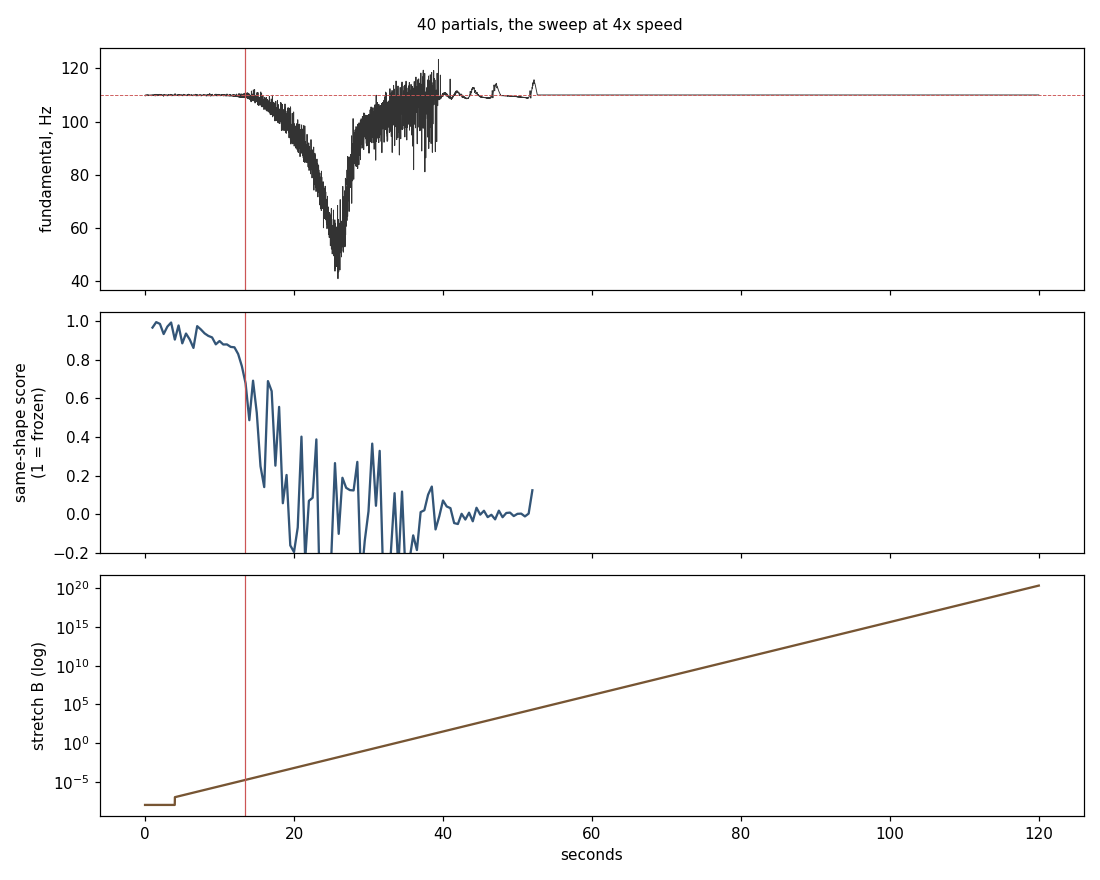

Python code for this plot:
#!/usr/bin/env python3
"""The living zone, high resolution: 40 partials, 40 outside voices.
Stretch hits partial n roughly as B*n^3, so the top of a 40-partial tone feels
it ~300x sooner than partial 6 did. The sweep is therefore exponential: B doubles
at a steady rate (equal time per doubling), after a 4 s harmonic hold.
Integrated at audio rate (partial 40 runs at several kHz). Each partial keeps its
own phase: dp_n/dt = r_n(t) * dtheta/dt.
Writes sweep4x-singer-alone.wav, sweep4x-with-voices.wav, sweep40.png, sweep4x-report.json."""
import numpy as np, json, matplotlib; matplotlib.use("Agg"); import matplotlib.pyplot as plt
from scipy.io import wavfile
SR, F0, N, K, SECS, HOLD = 44100, 110.0, 40, 6.0, 120.0, 4.0
B_LO = 1e-7; B_HI = B_LO*(2e-4/1e-7)**(4*(120.0-4.0)/56.0)   # doubling 4x as fast
rng = np.random.default_rng(7); DET = 1 + rng.uniform(-0.004, 0.004, N)
n = np.arange(1, N+1); amp = n**-0.7            # brighter than 1/n so the top is audible
steps = int(SECS*SR); dt = 1/SR; t = np.arange(steps)/SR
x = np.clip((t-HOLD)/(SECS-HOLD), 0, 1)
B = np.where(t < HOLD, 0.0, B_LO*(B_HI/B_LO)**x)
w = n*F0*DET
# Back-pull on the tone scaled so its strongest possible tug matches the 6-partial run
# (sum of n over 6 partials = 21). Unscaled, 40 voices throw even a harmonic tone around.
BACK = 21.0/n.sum()
Fprev = F0; p = np.zeros(N); ph = rng.uniform(0, 1, N)
singer = np.zeros(steps); voices = np.zeros(steps); F = np.empty(steps); TOP = np.empty(steps)
for i in range(steps):
    r = n*np.sqrt(1 + B[i]*n*n)
    # a partial past ~16 kHz sits thousands of Hz from its voice: its pull averages to nothing,
    # and at this step size it can no longer be computed honestly, so it is faded out of the coupling
    gate = np.clip((19000.0 - r*Fprev)/3000.0, 0, 1)
    s = np.sin(2*np.pi*(ph - p))*gate
    dth = F0 + BACK*K*(r*s).sum(); Fprev = dth
    p += r*dth*dt; ph += (w - K*s)*dt
    fq = r*dth; g = amp*np.clip((19000.0 - fq)/3000.0, 0, 1)
    singer[i] = g @ np.sin(2*np.pi*p); voices[i] = amp @ np.sin(2*np.pi*ph)
    F[i] = dth; TOP[i] = r[-1]*dth
env = np.minimum(1, np.minimum(t/0.05, (SECS-t)/0.5))
def w16(name, y):
    y = y*env; y = y/np.abs(y).max()*0.85; wavfile.write(name, SR, (y*32767).astype(np.int16))
w16("sweep4x-singer-alone.wav", singer); w16("sweep4x-with-voices.wav", 0.6*singer + 0.35*voices)
# smoothed fundamental and its wobble (0.5 s windows), at 100 Hz for the plot
hop = SR//100; Fd = F[:len(F)//hop*hop].reshape(-1, hop).mean(1); td = np.arange(len(Fd))/100
win = 50; k = np.ones(win)/win
m = np.convolve(Fd, k, "same"); sd = np.sqrt(np.maximum(np.convolve(Fd**2, k, "same") - m**2, 0))
sd[:win] = 0; sd[-win:] = 0
brk = int(np.argmax(sd > 0.5)); tb = td[brk]
def shape(tsec):   # same-shape score: 50 ms of the singer vs whole periods ~0.25 s later
    i = int(tsec*SR); f = m[int(tsec*100)]; per = SR/f; kk = round(0.25*f); j = i + int(round(kk*per))
    a = singer[i:i+2205]; b = singer[j:j+2205]; return float(np.dot(a, b)/np.sqrt(np.dot(a, a)*np.dot(b, b)))
marks = []
for s_ in (2, 8, 12, 16, 20, 24, 28, 32, 36, 40, 44, 48, 52, 56, 64, 80, 100, 116):
    ii = int(s_*SR); marks.append(dict(t=s_, B=float(f"{B[ii]:.3g}"), fund=round(float(m[s_*100]), 2), lowest_partial_hz=round(float(np.sqrt(1+B[ii])*m[s_*100]), 1),
        wobble=round(float(sd[s_*100]), 2), top_partial_hz=round(float(TOP[ii])), audible_partials=int(((n*np.sqrt(1+B[ii]*n*n))*m[s_*100] < 16000).sum()), shape=round(shape(s_), 3)))
rep = dict(N=N, K_hz=K, seconds=SECS, B_range=[B_LO, B_HI], break_time_s=round(float(tb), 2),
           break_B=float(f"{B[int(tb*SR)]:.3g}"), marks=marks)
json.dump(rep, open("sweep4x-report.json", "w"), indent=1); print(json.dumps(rep, indent=1))
fig, ax = plt.subplots(3, 1, figsize=(10, 8), sharex=True)
ax[0].plot(td, Fd, lw=.6, color="#333"); ax[0].axhline(110, color="#c55", ls="--", lw=.6)
ax[0].set_ylabel("fundamental, Hz"); 
sh_t = np.arange(1, SECS-1, 0.5); ax[1].plot(sh_t, [shape(s) for s in sh_t], color="#357")
ax[1].set_ylabel("same-shape score\n(1 = frozen)"); ax[1].set_ylim(-0.2, 1.05)
ax[2].semilogy(t[::441], np.maximum(B[::441], 1e-8), color="#753"); ax[2].set_ylabel("stretch B (log)")
ax[2].set_xlabel("seconds")
for a in ax: a.axvline(tb, color="#c55", lw=.8)
fig.suptitle("40 partials, the sweep at 4x speed", fontsize=10)
fig.tight_layout(); fig.savefig("sweep4x.png", dpi=110)
